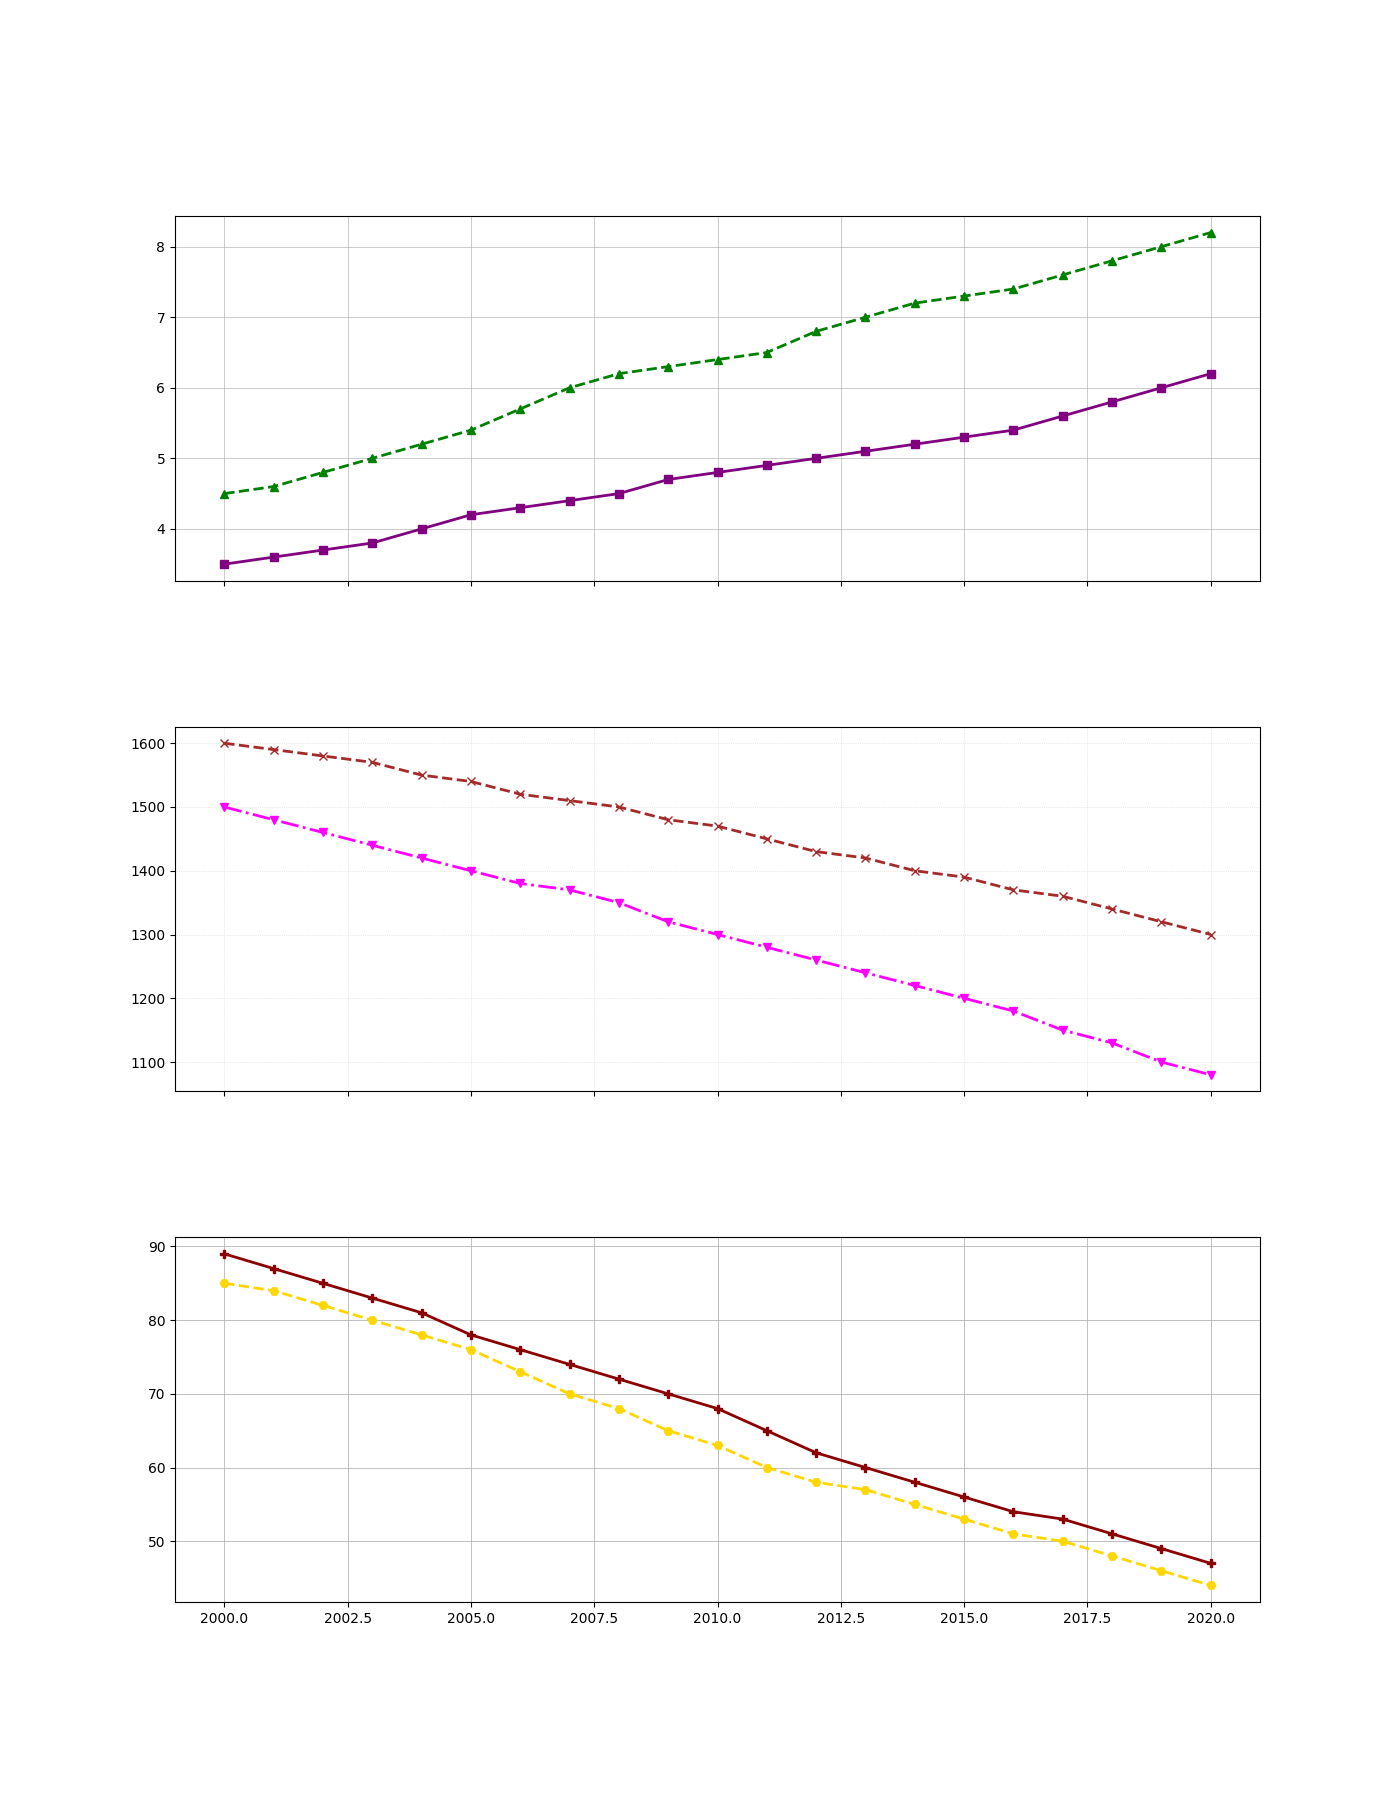

Generate this figure with Python:
import matplotlib.pyplot as plt
import numpy as np

years = np.arange(2000, 2021)

delta_a_pollution = [4.5, 4.6, 4.8, 5.0, 5.2, 5.4, 5.7, 6.0, 6.2, 6.3, 6.4, 6.5, 6.8, 7.0, 7.2, 7.3, 7.4, 7.6, 7.8, 8.0, 8.2]
delta_a_fish_population = [1500, 1480, 1460, 1440, 1420, 1400, 1380, 1370, 1350, 1320, 1300, 1280, 1260, 1240, 1220, 1200, 1180, 1150, 1130, 1100, 1080]
delta_a_water_clarity = [89, 87, 85, 83, 81, 78, 76, 74, 72, 70, 68, 65, 62, 60, 58, 56, 54, 53, 51, 49, 47]

delta_b_pollution = [3.5, 3.6, 3.7, 3.8, 4.0, 4.2, 4.3, 4.4, 4.5, 4.7, 4.8, 4.9, 5.0, 5.1, 5.2, 5.3, 5.4, 5.6, 5.8, 6.0, 6.2]
delta_b_fish_population = [1600, 1590, 1580, 1570, 1550, 1540, 1520, 1510, 1500, 1480, 1470, 1450, 1430, 1420, 1400, 1390, 1370, 1360, 1340, 1320, 1300]
delta_b_water_clarity = [85, 84, 82, 80, 78, 76, 73, 70, 68, 65, 63, 60, 58, 57, 55, 53, 51, 50, 48, 46, 44]

fig, axs = plt.subplots(3, 1, figsize=(14, 18), sharex=True)

# Subplot 1: Pollution Levels
axs[0].plot(years, delta_a_pollution, color='green', linestyle='--', marker='^', linewidth=2)
axs[0].plot(years, delta_b_pollution, color='purple', linestyle='-', marker='s', linewidth=2)
axs[0].grid(True, linestyle='-', linewidth=0.5, alpha=0.9)

# Subplot 2: Fish Population
axs[1].plot(years, delta_b_fish_population, color='brown', linestyle='--', marker='x', linewidth=2)
axs[1].plot(years, delta_a_fish_population, color='magenta', linestyle='-.', marker='v', linewidth=2)
axs[1].grid(True, linestyle=':', linewidth=0.5, alpha=0.5)

# Subplot 3: Water Clarity
axs[2].plot(years, delta_a_water_clarity, color='darkred', linestyle='-', marker='P', linewidth=2)
axs[2].plot(years, delta_b_water_clarity, color='gold', linestyle='--', marker='H', linewidth=2)
axs[2].grid(True, linestyle='-', linewidth=0.7, alpha=0.8)

plt.subplots_adjust(hspace=0.4)
plt.show()
